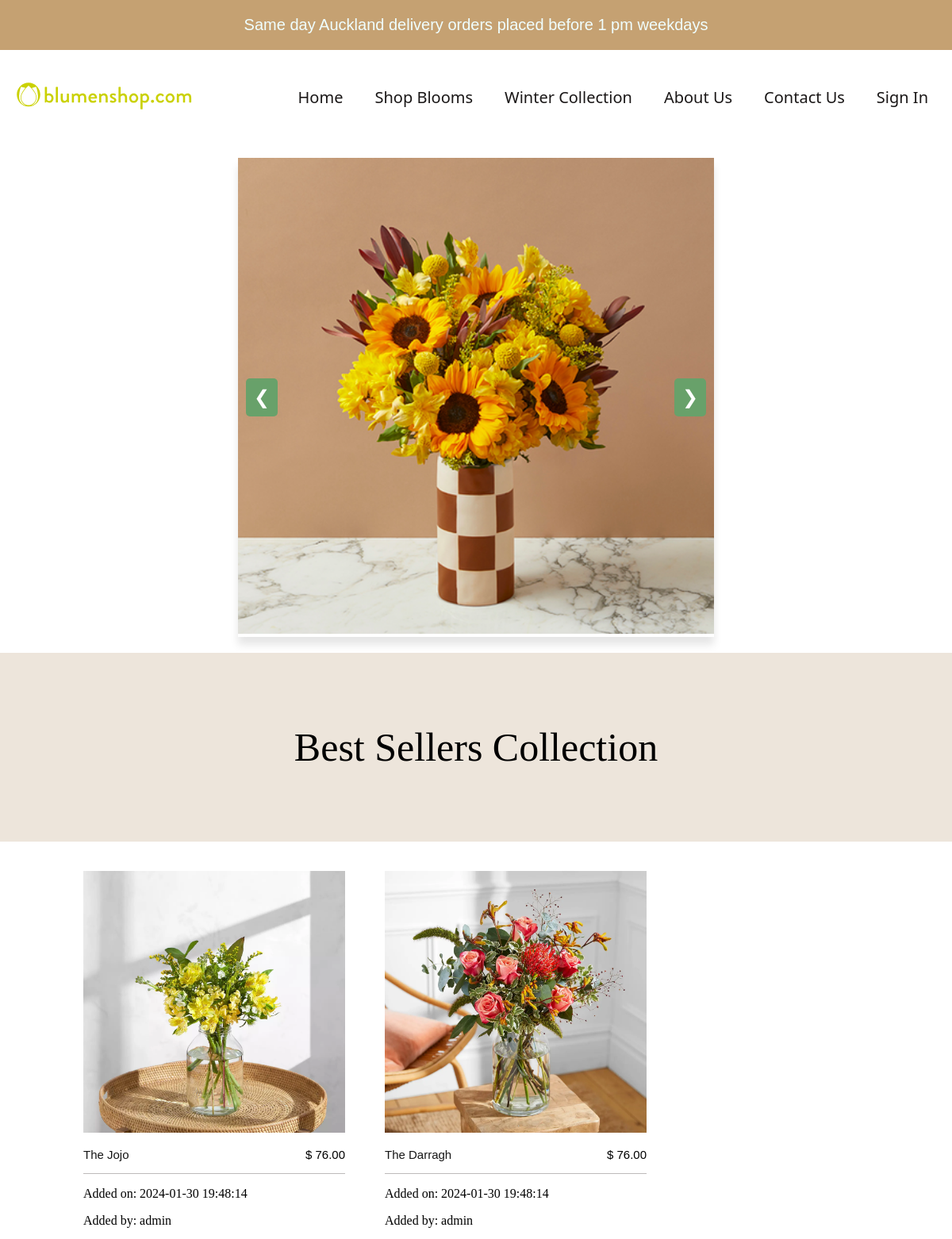
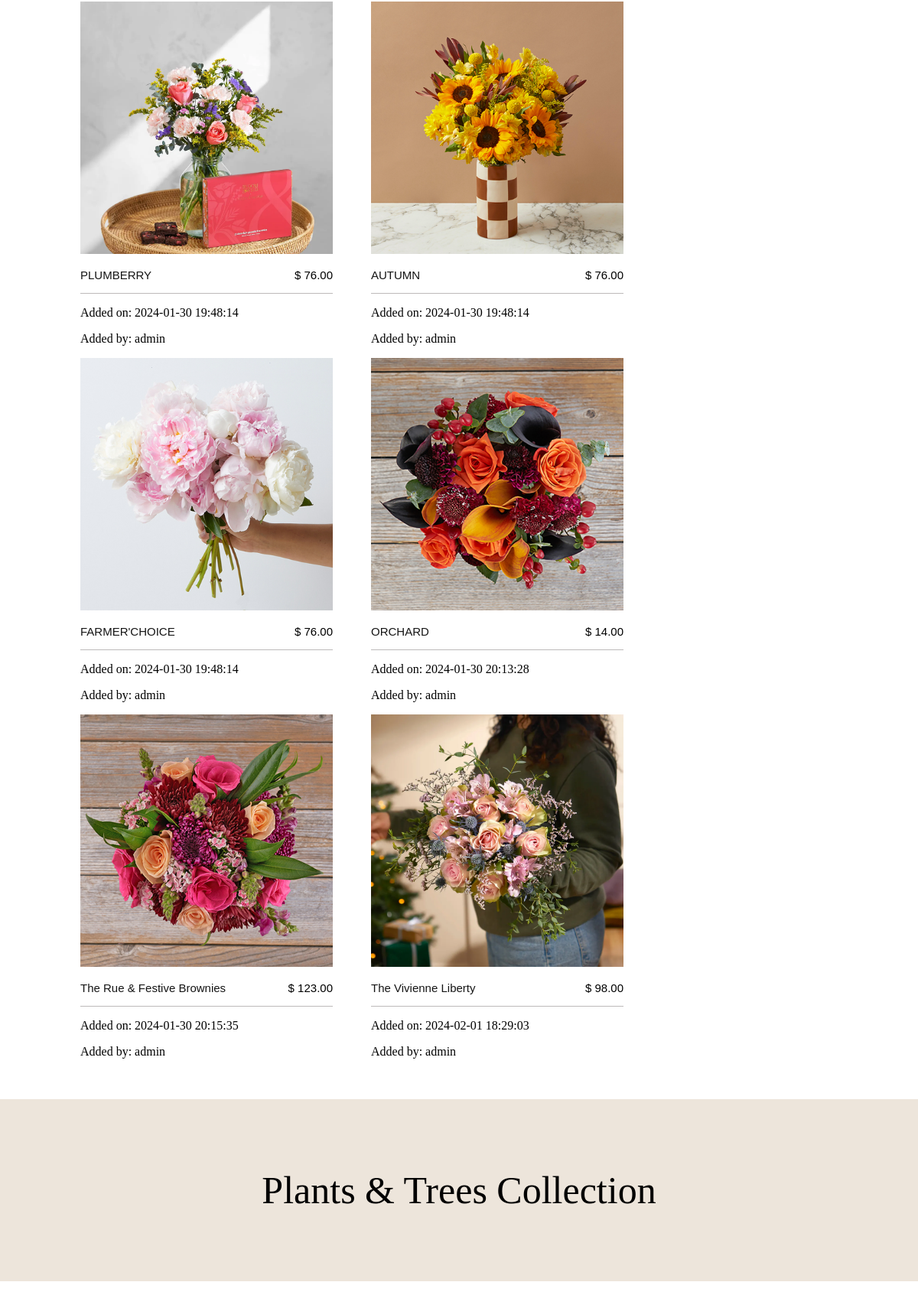
Page /pages/ShopPage.php (upper part) on the committed database (2 pictures, top to bottom).
### tables this page shows
CREATE TABLE `flowers` (
  `flower_id` int(11) NOT NULL,
  `flower_name` varchar(255) NOT NULL,
  `price` decimal(10,2) NOT NULL,
  `image` varchar(255) NOT NULL,
  `addedbyuser` int(11) DEFAULT NULL,
  `category` varchar(255) NOT NULL DEFAULT 'Uncategorized',
  `added_date` timestamp NOT NULL DEFAULT current_timestamp()
);

CREATE TABLE `users` (
  `id` int(11) NOT NULL,
  `username` varchar(255) NOT NULL,
  `email` varchar(255) NOT NULL,
  `password` varchar(255) NOT NULL,
  `role` enum('user','admin') NOT NULL DEFAULT 'user'
);

### auth/db_connection.php (called while the page is built, shortened)
<?php
class DatabaseConnection
{
    private static $instance = null;
    private $conn;
    private function __construct()
    {
        $this->host = "localhost";
        $this->username = "root";
        $this->password = "";
        $this->database = "flowershop";
        $this->conn = new mysqli($this->host, $this->username, $this->password, $this->database);
    }
    public static function getInstance()
    {
        if (self::$instance === null) {
            self::$instance = new self();
        }
        return self::$instance;
    }
    public function getConnection()
    {
        return $this->conn;
    }
}
?>

### auth/flowers.php (called while the page is built, shortened)
<?php
class Flower
{
    private $db;
    public function __construct()
    {
        $this->db = DatabaseConnection::getInstance()->getConnection();
    }
    public function getFlowersByCategory($category)
    {
        $sql = "SELECT * FROM flowers WHERE category = ?";
        $stmt = $this->db->prepare($sql);
        $stmt->bind_param("s", $category);
        $stmt->execute();
        $result = $stmt->get_result();
        if ($result->num_rows > 0) {
            return $result->fetch_all(MYSQLI_ASSOC);
        } else {
            return array();
        }
    }
}
?>

### auth/user.php (called while the page is built, shortened)
<?php
class User
{
    private $db;
    public function __construct($db)
    {
        $this->db = $db;
    }
    public function getUserById($userId)
    {
        $sql = "SELECT id, username, email FROM users WHERE id = ?";
        $stmt = $this->db->prepare($sql);
        $stmt->bind_param("i", $userId);
        if ($stmt->execute()) {
            $result = $stmt->get_result();
            if ($result->num_rows > 0) {
                $user = $result->fetch_assoc();
                return $user;
            } else {
                $stmt->close();
                return null;
            }
        } else {
            $stmt->close();
            return null;
        }
    }
}
?>

### pages/ShopPage.php (the view, shortened to what this page needs)
<?php
include("pages/header.php");
include("auth/db_connection.php");
include("auth/user.php");
include("auth/flowers.php");
$dbConnection = DatabaseConnection::getInstance();
$conn = $dbConnection->getConnection();
$flowers = new Flower();
$user = new User($conn);
$flowersByCategoryBestSellers = $flowers->getFlowersByCategory("best_seller");
?>
<main>
    <div id="slider-container">
        <div id="slider">
            <div class="slide"><img src="./images/flower1.png" alt="Flower 1"></div>
        </div>
        <button class="prev" onclick="prevSlide()">&#10094;</button>
        <button class="next" onclick="nextSlide()">&#10095;</button>
    </div>
    <div class="collection">
        <p>Best Sellers Collection</p>
    </div>
    <div class="flowers">
        <?php foreach ($flowersByCategoryBestSellers as $flower): ?>
            <div class="imageshop">
                <img class="imageshop-img" src="./images/<?= $flower['image'] ?>" alt="bestsell1">
                <div class="underimgg">
                    <a href="SingleFlower.php?flower_id=<?= $flower['flower_id'] ?>">
                        <?= $flower['flower_name'] ?>
                    </a>
                    <p id="cmimi">$
                        <?= $flower['price'] ?>
                    </p>
                </div>
                <div class="underimage-added">
                    <p>Added on:
                        <?= $flower['added_date'] ?>
                    </p>
                    <p>Added by:
                        <?= $user->getUserById($flower['addedbyuser'])['username'] ?>
                    </p>
                </div>
            </div>
        <?php endforeach; ?>
    </div>
    <div class="collection">
        <p>Plants & Trees Collection</p>
    </div>
</main>
<?php include("footer.php") ?>

### pages/header.php (shortened to what this page needs)
<!DOCTYPE html>
<html lang="en">
<head>
    <link rel="stylesheet" href="./assets/index.css">
    <link rel="stylesheet" href="./assets/mainStyle.css">
    <link rel="stylesheet" href="./assets/main.css">
    <link rel="stylesheet" href="./assets/winterCollection.css">
    <link rel="stylesheet" href="./assets/login.css">
    <link rel="stylesheet" href="./assets/register.css">
    <link rel="stylesheet" href="./assets/profile.css">
    <link rel="stylesheet" href="./assets/dashboard.css">
    <link rel="stylesheet" href="assets/AU.css">
    <link rel="stylesheet"
        href="https://cdn.jsdelivr.net/npm/@fortawesome/fontawesome-free@6.4.2/css/fontawesome.min.css"
>
    <link rel="stylesheet" href="https://cdnjs.cloudflare.com/ajax/libs/font-awesome/4.7.0/css/font-awesome.min.css">
</head>
<body>
    <div class="mbiheader">
        <p>Same day Auckland delivery orders placed before 1 pm weekdays</p>
    </div>
    <header>
        <div class="headeri">
            <a href="Homepage.php"><img src="./images/blumenshop_com_logo.svg" class="logo"></a>
        </div>
        <ul class="listat">
            <a href="Homepage.php">
                <li>Home</li>
            </a>
            <a href="ShopPage.php">
                <li>Shop Blooms</li>
            </a>
            <a href="WinterCollection.php">
                <li>Winter Collection</li>
            </a>
            <a href="AboutUs.php">
                <li>About Us</li>
            </a>
            <a href="ContactUs.php">
                <li>Contact Us</li>
            </a>
            <?php
            if (isset($_SESSION['logged_in']) && $_SESSION['logged_in']) {
                echo '<a href="dashboard.php"><li>Dashboard</li></a>';
                echo '<a href="logout.php"><li>Logout</li></a>';
            } else {
                echo '<a href="login.php"><li>Sign In</li></a>';
            }
            ?>
        </ul>
    </header>

### pages/footer.php (shortened to what this page needs)
</body>
</html>

### assets/css/index.css (style rules this page uses)
header { display: flex; justify-content: space-between; flex-direction: row; margin: 25px; }
body { margin: 0; position: relative; }
.headeri { margin: 10px; display: flex; align-items: center; }
header ul { display: flex; flex-direction: row; list-style: none; }
header ul li { margin: 20px; font-family: "Segoe UI", Tahoma, Geneva, Verdana, sans-serif; color: rgb(26, 23, 23); text-decoration: none; font-size: 20px; }
.listat a { padding: 5px 0; text-decoration: none; border-bottom: 2px solid #ffffff; font-family: Arial, Helvetica, sans-serif; }
.logo { width: 225px; }
.mbiheader { text-align: center; width: 100%; height: 20%; background-color: rgb(197, 161, 114); }
.mbiheader p { margin: 0; padding: 20px; font-size: 20px; font-family: Arial, Helvetica, sans-serif; color: azure; }

### assets/css/mainStyle.css (style rules this page uses)
.btn, button, input { border-radius: 35px; }

### assets/css/main.css (style rules this page uses)
#slider-container { position: relative; width: 90%; max-width: 600px; overflow: hidden; box-shadow: 0 10px 10px rgba(0, 0, 0, 0.1); margin: 20px auto; }
#slider { display: flex; transition: transform 0.5s ease-in-out; }
.slide { min-width: 100%; box-sizing: border-box; }
img { width: 100%; height: auto; }
.prev, .next { position: absolute; top: 50%; transform: translateY(-50%); font-size: 24px; cursor: pointer; color: #fff; background-color: #68a16a; border: none; padding: 10px; border-radius: 5px; outline: none; }
.prev { left: 10px; }
.next { right: 10px; }
.collection { background-color: rgb(237, 229, 219); font-size: 50px; font-family: "Times New Roman", Times, serif; padding: 40px 0; text-align: center; }
.imageshop-img { width: 100%; object-fit: cover; transition: 0.5s ease all; }
.imageshop { margin: 0 15px; width: auto; overflow: hidden; }

### assets/css/winterCollection.css (style rules this page uses)
.imageshop img { width: 100%; object-fit: cover; transition: 0.5s ease all; }
.imageshop { margin: 0 15px; width: 100%; overflow: hidden; }

### assets/css/login.css (style rules this page uses)
button { background-color: #ac893e; color: #fff; padding: 13px; border: none; border-radius: 3px; cursor: pointer; font-size: 20px; }

### assets/css/register.css (style rules this page uses)
button { background-color: #b99c52; color: #fff; padding: 10px 20px; border: none; border-radius: 4px; cursor: pointer; }
header { display: flex; justify-content: space-between; flex-direction: row; margin: 10px; margin-top: 5px; }
body { margin: 0; }

### assets/css/dashboard.css (style rules this page uses)
.flowers { display: flex; flex-wrap: wrap; flex-direction: row; justify-content: flex-start; margin: 37px 60px; padding: 0 20px; }
.flowers .imageshop { width: 330px; margin: 0 25px; }
.underimgg { font-family: 'Lucida Sans', 'Lucida Sans Regular', 'Lucida Grande', 'Lucida Sans Unicode', Geneva, Verdana, sans-serif; display: flex; flex-direction: row; justify-content: space-between; font-size: 15px; border-bottom: 1px solid rgb(189, 186, 186); font-family: Arial, Helvetica, sans-serif; }
.underimgg a { margin-top: 15px; text-decoration: none; color: rgb(21, 21, 21); }

### rows in the picture
flowers: image (picture), flower_name "The Jojo", price "76.00", added_date "2024-01-30 19:48:14", addedbyuser.username "admin"
flowers: image (picture), flower_name "The Darragh", price "76.00", added_date "2024-01-30 19:48:14", addedbyuser.username "admin"
flowers: image (picture), flower_name "PLUMBERRY", price "76.00", added_date "2024-01-30 19:48:14", addedbyuser.username "admin"
flowers: image (picture), flower_name "AUTUMN", price "76.00", added_date "2024-01-30 19:48:14", addedbyuser.username "admin"
flowers: image (picture), flower_name "FARMER'CHOICE", price "76.00", added_date "2024-01-30 19:48:14", addedbyuser.username "admin"
flowers: image (picture), flower_name "ORCHARD", price "14.00", added_date "2024-01-30 20:13:28", addedbyuser.username "admin"
flowers: image (picture), flower_name "The Rue & Festive Brownies", price "123.00", added_date "2024-01-30 20:15:35", addedbyuser.username "admin"
flowers: image (picture), flower_name "The Vivienne Liberty", price "98.00", added_date "2024-02-01 18:29:03", addedbyuser.username "admin"
